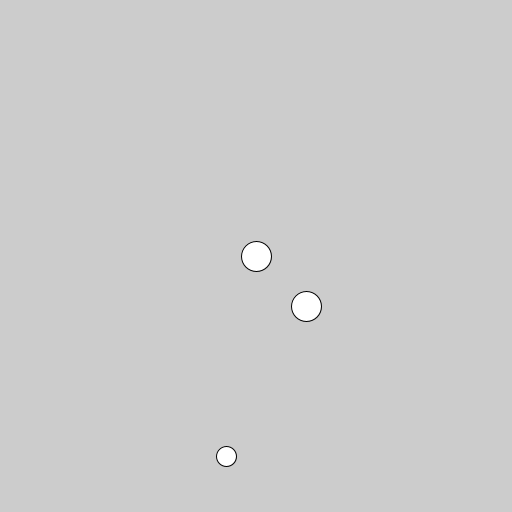
Frame 1 (no input)
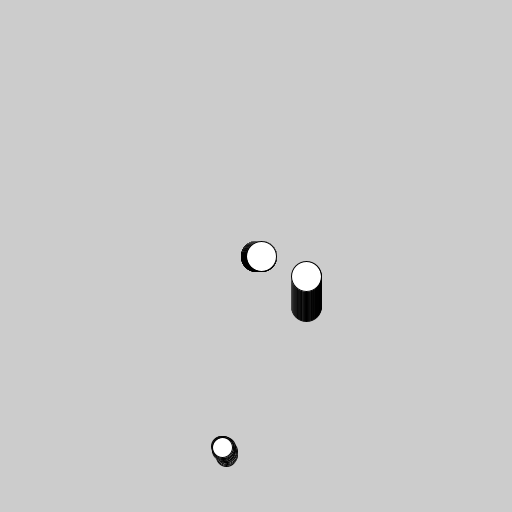
Frame 60 (the mouse pressed at the canvas centre just before this capture)
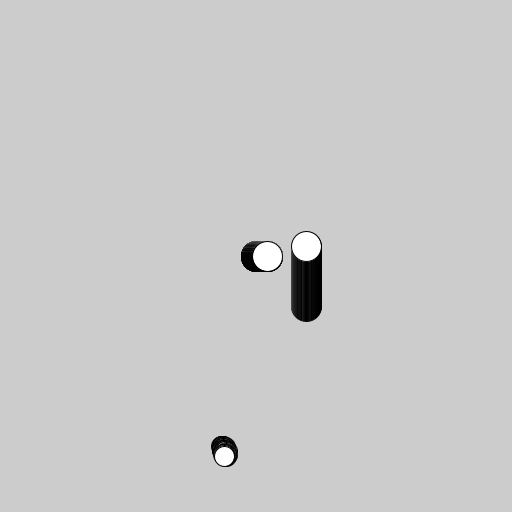
Frame 120 (the mouse held since frame 60 and released just before this capture)

The Processing sketch that drew these frames (run headless with seeded random() and noise(); from frame 60 on, the mouse is pressed at the canvas centre):

// Processing sketch: sketch_02_sketch_230829a
// ── sketch_02_sketch_230829a.pde
Circle c1, c2, c3;

void setup () {
  size (512, 512);
  c1 = new Circle ();
  c2 = new Circle(50, 50);
  c3 = new Circle(-30, 200, 20);
}

void draw () {
  translate(256,256);
  c1.Draw();
  c2.Draw();
  c3.Draw();
  // Translada al objeto en x 0.01 unidades por frame
  c1.Translate(0.1,0);
  c2.Translate(0,-0.5);
  float x = random(-1, 1);
  float y = random(-1, 1);
  c3.Translate( x , y );
}

// ── Circle.pde
class Circle {
  PVector center;
  float r;
  
  Circle () {
    center = new PVector(0, 0);
    r = 30;
  }
  
  Circle (float x, float y) {
    center = new PVector(x, y);
    r = 30;
  }
  
  Circle (float x, float y, float r) {
    center = new PVector(x, y);
    this.r = r;
  }
  
  void Draw () {
    circle(center.x, center.y, r);
  }
  
  void Translate (float dx, float dy) {
    //center.add(new PVector(dx, dy));
    center.add(dx, dy);
  }
  
  void Translate (PVector d) {
    center.add(d);
  }
  
}
